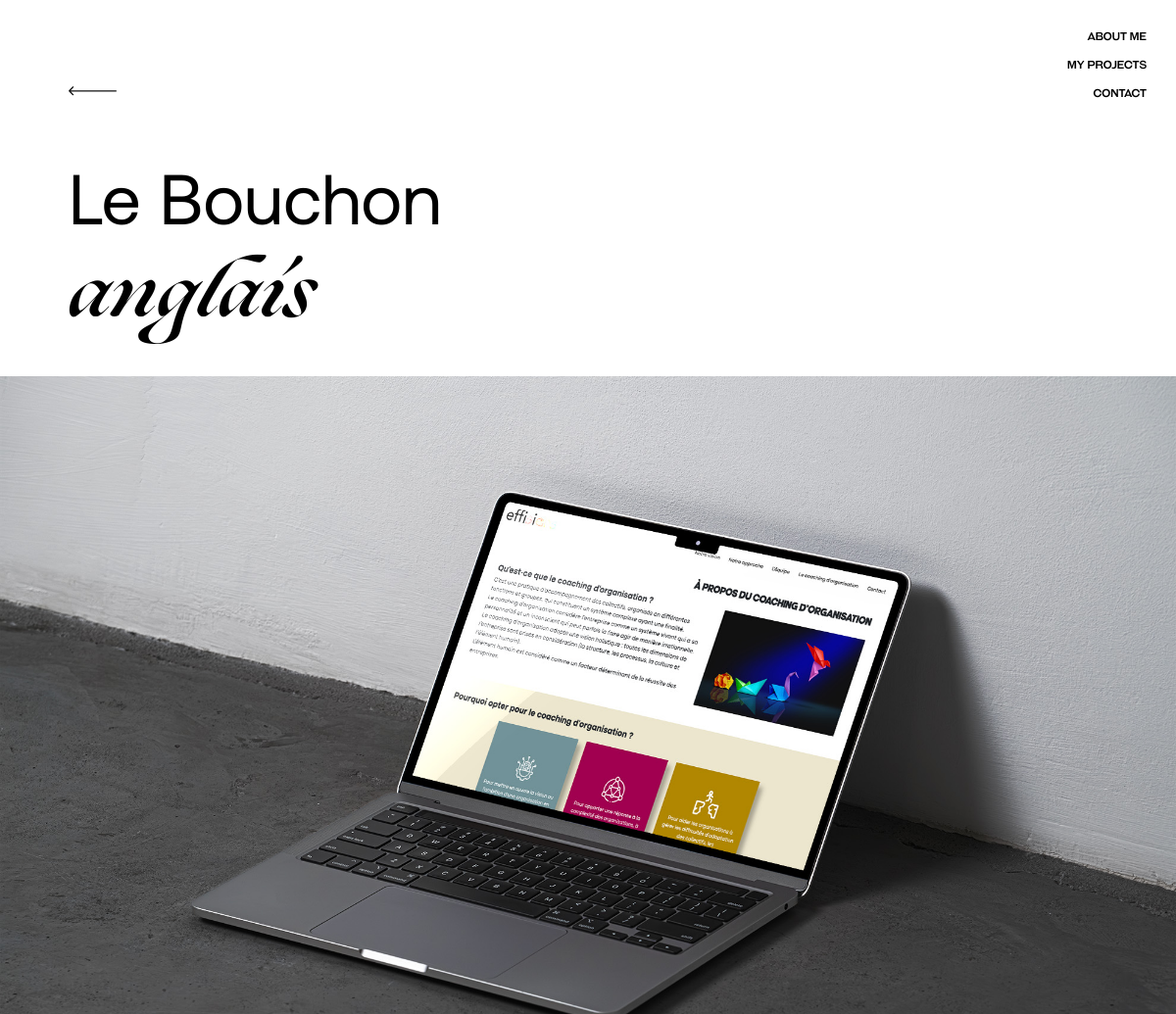
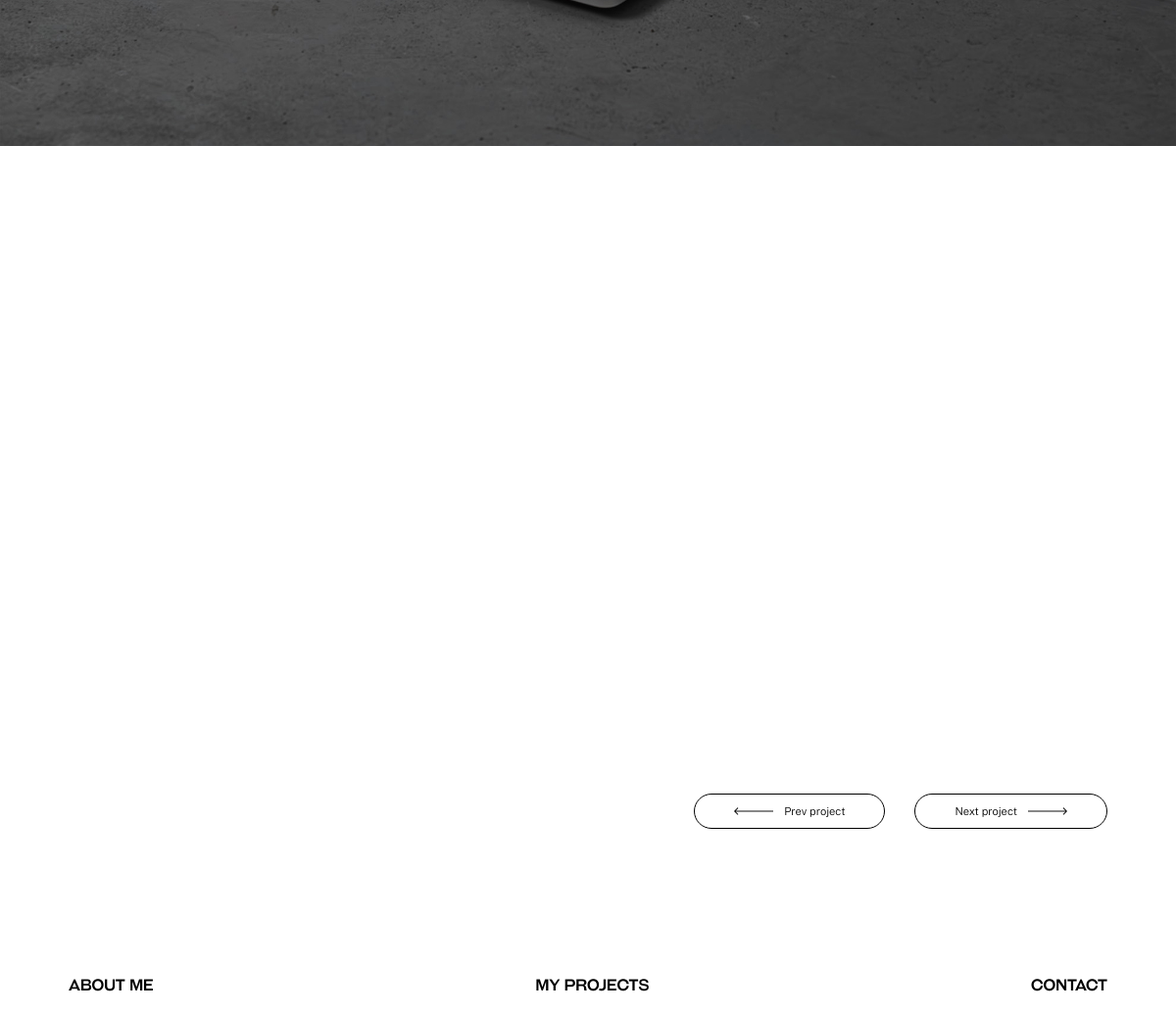
Screenshot of /project.php?proj=4 with the database file from the repository (2 pictures, top to bottom).
### tables this page shows
CREATE TABLE `projets` (
  `id_proj` int NOT NULL,
  `titre` varchar(30) NOT NULL,
  `date` varchar(100) NOT NULL,
  `competence_principale` varchar(30) NOT NULL,
  `technologies` varchar(100) NOT NULL,
  `description` varchar(800) NOT NULL,
  `accroche` varchar(200) DEFAULT NULL,
  `lien` varchar(100) NOT NULL
);

### project.php (the view, shortened to what this page needs)
<?php
include("connexion.php");
$totalProjectsQuery = "SELECT COUNT(*) as total FROM projets";
$totalProjectsStmt = $db->query($totalProjectsQuery);
$totalProjects = $totalProjectsStmt->fetch(PDO::FETCH_ASSOC)['total'];
if(isset($_GET["proj"])){
    $proj = $_GET["proj"];
    $prevProj = ($proj > 1) ? $proj - 1 : $totalProjects;
    $nextProj = ($proj < $totalProjects) ? $proj + 1 : 1;
}
else{
    $proj = "1";
}
$requete="SELECT * FROM projets WHERE id_proj=$proj";
$stmt=$db->query($requete);
$result=$stmt-> fetchall(PDO::FETCH_ASSOC);
?>
<!DOCTYPE html>
<html lang="fr" class="no-js">
<head>
    <link rel="stylesheet" href="style/fonts.css">
    <link rel="stylesheet" href="style/projects.css">
    <link href="https://unpkg.com/aos@2.3.1/dist/aos.css" rel="stylesheet" />
</head>
<body>
    <header>
      <div class="nav-container">
        <a href="index.php">
            <img src="./img/arrow.svg" alt="Retour en arrière" class="back">
        </a>
        <nav>
              <a href="./index.php#whoAmI" class="nav-item change">About Me</a>
              <a href="./index.php#myProjects" class="nav-item change2">My projects</a>
              <a href="./index.php#contact" class="nav-item">Contact</a>
        </nav>
      </div>
        <div class="header-text">
            <div class="title-container">
                <?php
                foreach ($result as $row) {
                    $words = explode(" ", $row["titre"]);
                    $count = count($words);
                    } if ($count == 2) {
                        echo "<span class='first-part'>{$words[0]}</span> <span class='second-part'>{$words[1]}</span>";
                    } elseif ($count == 3) {
                        echo "<span class='first-part'>{$words[0]} {$words[1]}</span> <span class='second-part'>{$words[2]}</span>";
                    }
                ?>
            </div>
        </div>
        <div class="img-cover img-cover<?php echo $row['id_proj']; ?>" style="background-image: url('./img/projects/<?php echo $row['id_proj']; ?>/header.jpg'); ">
        </div>
    </header>
    <section>
    </section>
    <section>
        <div class="project-navigation">
        <a href="project.php?proj=<?php echo $prevProj; ?>" class="button btn-nav prev-project">
          <img src="./img/arrow.svg" alt="">
          <p>Prev project</p>
        </a>
        <a href="project.php?proj=<?php echo $nextProj; ?>" class="button btn-nav next-project">
          <p>Next project</p>
          <img src="./img/arrow.svg" alt="">
        </a>
     </div>
    </section>
     <footer>
        <a href="index.php#whoAmI" class="navItems change">About Me</a>
        <a href="index.php#myProjects" class="navItems change2">My projects</a>
        <a href="index.php#contact" class="navItems">Contact</a>
    </footer>
</body>
</html>

### style/projects.css (style rules this page uses)
*, *::after, *::before { box-sizing: border-box; }
* { cursor:none; }
body { margin: 0; position: relative; }
.header-text { padding: 30px; position: relative; }
.first-part, .second-part { font-size: 2.5rem; }
.nav-container { display: flex; width: 100%; justify-content: space-between; align-items: flex-end; padding: 30px; }
nav { display: flex; font-family: "Galderglynn", "sans-serif"; flex-direction: column; align-items: flex-end; gap: 15px; z-index: 10; }
.nav-item { text-decoration: none; color: black; text-align: right; font-size: 0.7rem; display: inline-block; position: relative; color: rgb(0, 0, 0); transition: color 0.3s ease; width: fit-content; text-align: right; }
.nav-item:before { content: ""; position: absolute; width: 0%; height: 1px; bottom: -1px; left: 50%; background-color: rgb(0, 0, 0); transition: width 0.3s ease, left 0.3s ease; }
.back { transform: rotate(180deg); width: 50px; height: auto; }
.title-container { display: flex; flex-direction: column; width: fit-content; }
.first-part, .title { font-family: "Aeonik", "sans-serif"; font-size: 2.5rem; }
.second-part { font-family: "Ogg", "sans-serif"; text-transform: lowercase; }
.img-cover { width: 100%; height: 600px; background-position: center; background-size: cover; }
section { padding: 30px; }
p { margin: 0; }
.project-navigation { display: flex; flex-direction: column; justify-content: flex-end; align-items: flex-end; gap:30px; margin-top:30px; }
.btn-nav { display: flex; gap: 10px; color: black; text-decoration: none; font-size: 0.7rem; border-radius: 50px; padding: 10px 40px; border: 1px solid black; width: fit-content; font-family: "Public sans light", "sans-serif"; transition: all 0.3s ease-in-out; }
.prev-project { order: 1; }
.prev-project img { transform: rotate(180deg); }
footer { width: 100%; display: flex; justify-content: space-between; align-items: space-between; padding: 20px 30px; margin-top: 60px; }
footer a { font-family: "Galderglynn", "sans-serif"; font-size: 0.7rem; text-decoration: none; color: black; display: inline-block; position: relative; color: rgb(0, 0, 0); transition: color 0.3s ease; width: fit-content; text-align: right; }
footer a:before { content: ""; position: absolute; width: 0%; height: 1px; bottom: -1px; left: 50%; background-color: rgb(0, 0, 0); transition: width 0.3s ease, left 0.3s ease; }
@media (min-width:800px) { section { padding: 50px; } }
@media (min-width:800px) { .nav-container, .header-text { padding-left:50px; } }
@media (min-width:800px) { .first-part, .second-part { font-size: 3.5rem; } }
@media (min-width:800px) { .img-cover { height:800px; } }
@media (min-width:800px) { footer { padding: 20px 50px; } }
@media (min-width:800px) { footer a { font-size: 1rem; } }
@media (min-width:1150px) { .first-part, .second-part { font-size: 4.5rem; } }
@media (min-width:1150px) { .nav-container, .header-text { padding-left:70px; } }
@media (min-width:1150px) { .project-navigation { flex-direction: row; } }
@media (min-width:1150px) { .prev-project { order: 0; } }
@media (min-width:1150px) { section { padding: 70px; } }
@media (min-width:1150px) { footer { padding: 20px 70px; } }

### rows the page displays
projets: titre "Le", titre "Bouchon", titre "anglais"
